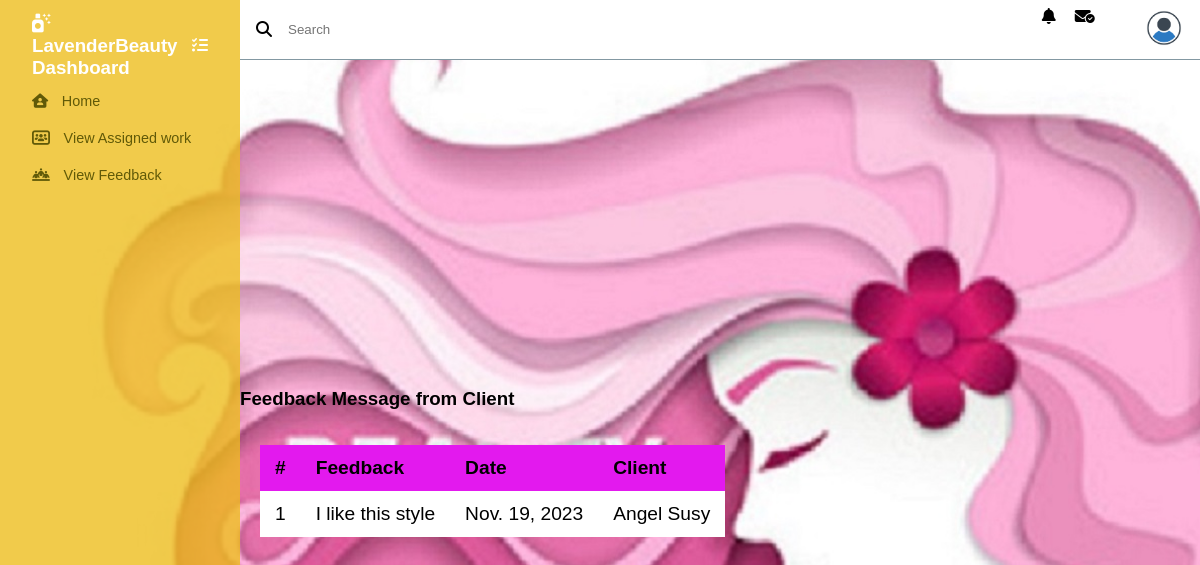
Page /shopboutique/Viewfeedback/ (signed in) on the committed database.
### Userboutique/models.py (models this page shows)
class tbl_feedback(models.Model):
    message=models.CharField(max_length=40)
    message_date=models.DateField(auto_now_add=True)
    user=models.ForeignKey(tbl_user,on_delete=models.SET_NULL,null=True)
    staff=models.ForeignKey(tbl_staffreg,on_delete=models.SET_NULL,null=True)

### Guest/models.py (models this page shows)
class tbl_user(models.Model):
    name=models.CharField(max_length=40)
    username=models.CharField(max_length=40)
    phone=models.CharField(max_length=35)
    email=models.CharField(max_length=40)
    gender=models.CharField(max_length=25)
    password=models.CharField(max_length=35)
    image=models.FileField(upload_to="Userpic/")

### Shop/views.py (the view)
# urls.py: path('Viewfeedback/',views.viewfeedback,name="viewfeedback"),
def viewfeedback(request):
    if 'sid' in request.session:
        user=tbl_user.objects.all()
        feedbackdata=tbl_feedback.objects.filter(user_id__in=user)
        return render(request,'Shop/Viewfeedback.html',{'feedback':feedbackdata})
    else:
        return redirect('webguest:login')

### Shop/Templates/Shop/Viewfeedback.html (shortened to what this page needs)
{% extends 'Shop/Header.html' %}
{% load static %}
{% block content%}
<!DOCTYPE html>
<html lang="en">
<head>
</head>
<body>
    <h3>Feedback Message from Client</h3>
    <table class="content-table">
        <tr>
            <th>#</th>
            <th>Feedback</th>
            <th>Date</th>
            <th>Client</th>
        </tr>
        {% for l in feedback %}
        <tr>
            <td>{{forloop.counter}}</td>
            <td>{{l.message}}</td>
            <td>{{l.message_date}}</td>
            <td>{{l.user.name}}</td>
        </tr>
        {% endfor %}
    </table>
</body>
</html>
{% endblock content %}

### Shop/Templates/Shop/Header.html (style rules this page uses)
* { font-family: 'Poppins', sans-serif; margin: 0; padding: 0; text-decoration: none; list-style-type: none; box-sizing: border-box; }

### rows in the picture
tbl_feedback: message "I like this style", message_date "Nov. 19, 2023", user.name "Angel Susy"
